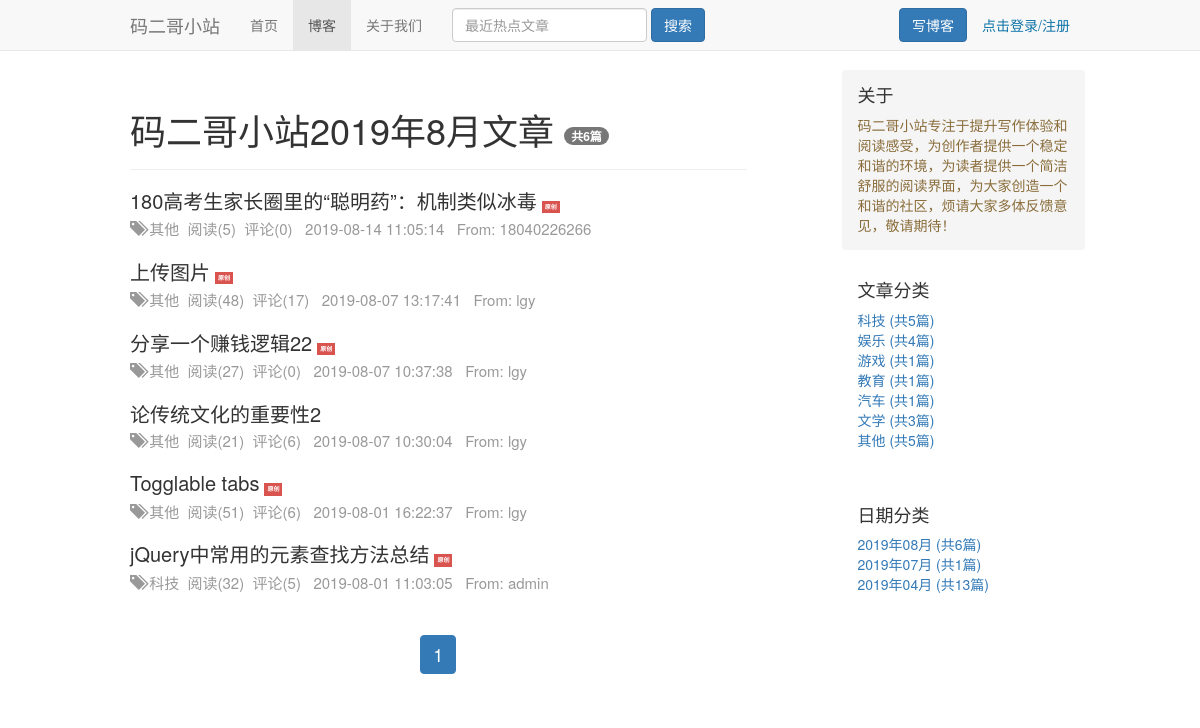
/blog/date/2019/8/, run on the app's committed database.
### blog/models.py (models this page shows, shortened)
class Blog(models.Model):
    title = models.CharField(max_length=50, verbose_name='文章标题')
    blog_category = models.ForeignKey(BlogCategory, on_delete=models.DO_NOTHING, verbose_name='文章类型')
    content = RichTextUploadingField(verbose_name='正文')
    author = models.ForeignKey(Profile, related_name='blog_user', on_delete=models.DO_NOTHING, verbose_name='作者')
    create_time = models.DateTimeField(auto_now_add=True, verbose_name='创建时间')
    update_time = models.DateTimeField(auto_now=True)
    is_init = models.BooleanField(verbose_name='是否原创', default=True)
    init_address = models.URLField(verbose_name='原文地址', null=True, blank=True)
    is_replay = models.BooleanField(verbose_name='是否开启留言', default=True)
    aor = GenericRelation(AmountOfReading, related_query_name='blog')
    class Meta:
        verbose_name = "博客信息"
        verbose_name_plural = verbose_name
        ordering = ['-create_time']
    def get_read_count(self):
        content_type = ContentType.objects.get_for_model(Blog)
        read_record = ReadCount.objects.filter(object_id=self.id, content_type=content_type).first()
        return read_record.read_num if read_record else 0
    def get_comment_count(self):
        return Comment.objects.filter(blog=self, parent=None).all().count()

class BlogCategory(models.Model):
    category_name = models.CharField(max_length=15, verbose_name='文章类型')
    class Meta:
        verbose_name = "文章分类"
        verbose_name_plural = verbose_name
    def __str__(self):
        return self.category_name
    def getNum(self):
        return Blog.objects.filter(blog_category=self).count()

### statistic/models.py (models this page shows, shortened)
class ReadCount(models.Model):
    read_num = models.IntegerField(default=0)
    content_type = models.ForeignKey(to=ContentType, on_delete=models.DO_NOTHING)
    object_id = models.PositiveIntegerField()
    content_object = GenericForeignKey('content_type', 'object_id')
    class Meta:
        verbose_name = "阅读统计"
        verbose_name_plural = verbose_name

### user/models.py (models this page shows)
class Profile(models.Model):
    user = models.OneToOneField(User, related_name='user_profile', on_delete=models.CASCADE)
    nickname = models.CharField(max_length=20, null=True, default=None, verbose_name='昵称')
    profile = models.TextField(default='暂无介绍', verbose_name='个人简介')
    motto = models.CharField(max_length=100, default='正在思考中......', verbose_name='座右铭')
    class Meta:
        verbose_name = "个人信息"
        verbose_name_plural = verbose_name
    def __str__(self):
        return self.user.username

### blog/views.py (the view)
# urls.py: path('date/<int:year>/<int:month>/', blog_date, name='date'),
def blog_date(request, year, month):
    blogs_list = Blog.objects.filter(create_time__year=year, create_time__month=month)
    re_data = get_pub_data(request,blogs_list)
    re_data['blog_date'] = str(year)+'年'+str(month)+'月'
    return render(request, 'dates.html', re_data)

### blog/utils.py (called while the page is built)
def get_page(request, obj):
    paginator = Paginator(obj, settings.PAGINATION_SETTINGS['PER_PAGE'])
    page = request.GET.get(settings.PAGINATION_SETTINGS['KEY_WORD'])
    obj_list = paginator.get_page(page)
    current_page = obj_list.number
    page_range = list(range(max(current_page-2, 1), current_page))+list(range(current_page, min(current_page+2, paginator.num_pages)+1))
    if page_range[0] >= 2:
        if page_range[0]-2 > 0:
            page_range.insert(0, '...')
        page_range.insert(0, 1)
    if page_range[-1] < paginator.num_pages:
        if paginator.num_pages - page_range[-1] > 1:
            page_range.append('...')
        page_range.append(paginator.num_pages)
    return obj_list, page_range

### blog/views.py (called while the page is built)
def get_pub_data(request, obj):
    blog_category = BlogCategory.objects.all()
    blog_dates = Blog.objects.dates('create_time', 'month', 'DESC')
    blog_dates_dic = {}
    for blog_date in blog_dates:
        c = Blog.objects.filter(create_time__year=blog_date.year, create_time__month=blog_date.month).count
        blog_dates_dic[blog_date] = c
    dic = {'blog_category': blog_category, 'blog_dates': blog_dates_dic, }
    if obj:
        blogs, page_range = get_page(request, obj)
        dic['blogs'] = blogs
        dic['page_range'] = page_range
    return dic

### templates/dates.html
{% extends 'blog.html' %}
{% block categroy_name %}{{ blog_date }}{% endblock %}

### templates/blog.html (shortened to what this page needs)
{% extends 'base.html' %}
{% load staticfiles %}
{% block active %}
    <li><a href="{% url 'index' %}">首页</a></li>
    <li class="active"><a href="{% url 'blog' %}">博客</a></li>
    <li><a href="{% url 'aboutus' %}">关于我们</a></li>
{% endblock %}
{% block content %}
      <div class="row">
        {% block blog_main %}
        <div class="col-sm-8 blog-main">
        {% block left_content %}
        <div class="page-header">
          <h1>码二哥小站{% block categroy_name %}的全部{% endblock %}文章   <span class="badge">共{% if blogs.paginator.count %}{{ blogs.paginator.count }}{% else %}0{% endif %}篇</span></h1>
        </div>
            {% for blog in blogs %}
          <div class="blog-post">
          <a href="{% url 'blog_detail' blog.pk %}">
            <h3 class="blog-post-title">{{ blog.title }}{% if blog.is_init %}<span style="display:inline-block;background-color:#d9534f;color:white;font-size: 6px;font-weight:bold;padding:3px;margin-left: 5px;">原创</span>{% endif %}</h3>
          </a>
            <p class="blog-post-meta" style="font-size: smaller"><span class="glyphicon glyphicon-tags" aria-hidden="true"></span> {{ blog.blog_category }} &nbsp;阅读({{ blog.get_read_count }}) &nbsp;评论({{ blog.get_comment_count }}) &nbsp; {{ blog.create_time|date:'Y-m-d H:i:s' }} &nbsp; From: {{ blog.author }}</p>
          </div>
                {% empty %}
                暂无博客，敬请期待！
            {% endfor %}
            {% endblock %}
<nav aria-label="Page navigation" class="text-center">
  <ul class="pagination">
  {% for i in page_range %}
      {% ifequal i '...' %}
          <li><a href="">{{ i }}</a></li>
      {% else %}
            {% ifequal i blogs.number %}
                <li class="active"><a href="">{{ i }}</a></li>
            {% else %}
                <li><a href="?page={{ i }}">{{ i }}</a></li>
            {% endifequal %}
      {% endifequal %}
  {% endfor %}
  </ul>
</nav>
        </div>
        {% endblock %}
        <div class="col-sm-3 col-sm-offset-1 blog-sidebar">
          <div class="sidebar-module sidebar-module-inset">
            <h4>关于</h4>
            <p class="text-warning">码二哥小站专注于提升写作体验和阅读感受，为创作者提供一个稳定和谐的环境，为读者提供一个简洁舒服的阅读界面，为大家创造一个和谐的社区，烦请大家多体反馈意见，敬请期待！</p>
          </div>
          <div class="sidebar-module">
            <h4>文章分类</h4>
            <ol class="list-unstyled">
              {% for blog_c in blog_category %}
                  <li><a href="{% url 'categroy' blog_c.id %}">{{ blog_c.category_name }} (共{{ blog_c.getNum }}篇)</a></li>
                  {% empty %}
                  暂无分类
              {% endfor %}
            </ol>
          </div>
          <div class="sidebar-module">
            <h4>日期分类</h4>
            <ol class="list-unstyled">
                {% for blog_date,count in blog_dates.items %}
              <li><a href="{% url 'date' blog_date.year blog_date.month %}">{{ blog_date|date:'Y年m月' }} (共{{ count }}篇)</a></li>
                {% endfor %}
            </ol>
          </div>
        </div>
      </div>
{% endblock %}

### static/css/blog.css (style rules this page uses)
body { color: #555; padding-top: 70px; min-height: 100%; }
h1, .h1, h2, .h2, h3, .h3, h4, .h4, h5, .h5, h6, .h6 { margin-top: 0; font-family: "Helvetica Neue", Helvetica, Arial, sans-serif; font-weight: normal; color: #333; }
.blog-main { font-size: 18px; line-height: 1.5; }
.sidebar-module { padding: 15px; margin: 0 -15px 15px; }
.sidebar-module-inset { padding: 15px; background-color: #f5f5f5; border-radius: 4px; }
.sidebar-module-inset p:last-child, .sidebar-module-inset ul:last-child, .sidebar-module-inset ol:last-child { margin-bottom: 0; }
.blog-post { margin-bottom: 5px; }
.blog-post-title { margin-bottom: 5px; font-size: 20px; }
.blog-post-meta { margin-bottom: 20px; color: #999; }

### data on the page
Blog: title "180高考生家长圈里的“聪明药”：机制类似冰毒", is_init "原创", blog_category "其他", get_read_count "5", get_comment_count "0", create_time "2019-08-14 11:05:14", author "18040226266"
Blog: title "上传图片", is_init "原创", blog_category "其他", get_read_count "48", get_comment_count "17", create_time "2019-08-07 13:17:41", author "lgy"
Blog: title "分享一个赚钱逻辑22", is_init "原创", blog_category "其他", get_read_count "27", get_comment_count "0", create_time "2019-08-07 10:37:38", author "lgy"
Blog: title "论传统文化的重要性2", blog_category "其他", get_read_count "21", get_comment_count "6", create_time "2019-08-07 10:30:04", author "lgy"
Blog: title "Togglable tabs", is_init "原创", blog_category "其他", get_read_count "51", get_comment_count "6", create_time "2019-08-01 16:22:37", author "lgy"
Blog: title "jQuery中常用的元素查找方法总结", is_init "原创", blog_category "科技", get_read_count "32", get_comment_count "5", create_time "2019-08-01 11:03:05", author "admin"
BlogCategory: category_name "科技", getNum "5"
BlogCategory: category_name "娱乐", getNum "4"
BlogCategory: category_name "游戏", getNum "1"
BlogCategory: category_name "教育", getNum "1"
BlogCategory: category_name "汽车", getNum "1"
BlogCategory: category_name "文学", getNum "3"
BlogCategory: category_name "其他", getNum "5"

### other printed values
{{ blog_date }} "2019年8月"
{{ blogs.paginator.count }} "6"
{{ i }} "1"
{{ blog_date|date:'Y年m月' }} "2019年08月" "2019年07月" "2019年04月"
{{ count }} "6" "1" "13"
